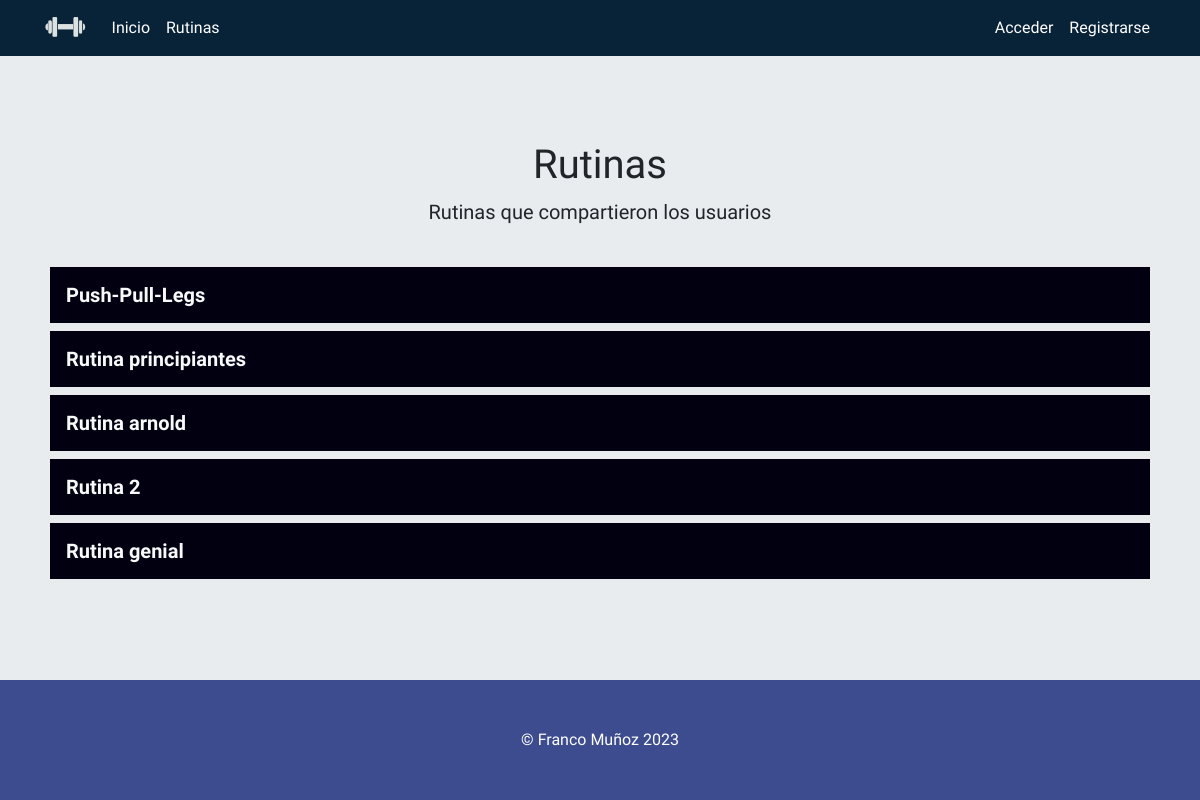
The page /rutinas/ on the database its author committed.
### myRoutines/models.py (models this page shows)
class Routine(models.Model):
    title = models.CharField(verbose_name="Título", max_length=100)
    user = models.ForeignKey(to=settings.AUTH_USER_MODEL, default=None, null=True, on_delete=models.CASCADE)
    shared = models.BooleanField(default=False)
    class Meta:
        verbose_name = "rutina"
        verbose_name_plural = "rutinas"
    def __str__(self):
        return self.title

### routines/views.py (the view)
# urls.py: path('', routines, name='routines'),
def routines(request):
    routine = Routine.objects.filter(shared=True)
    day = Day.objects.all()
    exercise = Exercise.objects.all()
    return render(
        request,
        'routines.html',
        {
            'routine': routine,
            'day': day,
            'exercise': exercise,
        })

### myRoutines/models.py (called while the page is built)
    def __str__(self):
        return str(self.dayNumber)

### routines/templates/routines.html (shortened to what this page needs)
{% extends 'core/base.html' %}
{% load static %}
{% block content %}
<main role="main" style="padding-top:30px; padding-bottom:30px" class="d-flex flex-column align-items-center">
    <div style="text-align:center;" class="text-dark">
        <h1>Rutinas</h1>
        <p class="lead">Rutinas que compartieron los usuarios</p>
    </div>
    <div class="container d-flex flex-column justify-content-center my-3">
        {% if routine %}
            {% for r in routine %}
                    <div id="openRoutine{{ r.id }}" data-routine-id="{{ r.id }}" class="mx-2 mt-2 p-3" style="background-color: #020010; cursor: pointer;" onmouseover="this.style.backgroundColor='#030018';" onmouseout="this.style.backgroundColor='#020010';">
                        <h5 style="font-weight: bolder" class="text-light mb-0">{{r.title}}</h5>
                    </div>
            {% endfor %}
        {% else %}
            <h5>No hay rutinas compartidas disponibles.</h5>
        {% endif %}
    </div>
</main>
{% endblock %}

### rows shown on the page
Routine: title "Push-Pull-Legs"
Routine: title "Rutina principiantes"
Routine: title "Rutina arnold"
Routine: title "Rutina 2"
Routine: title "Rutina genial"
